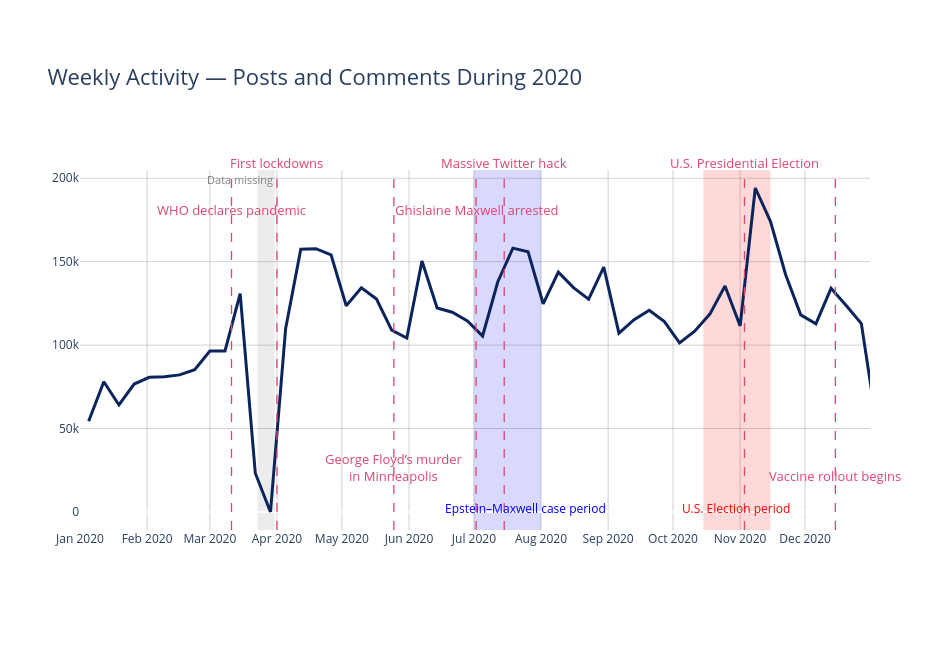

The code cell stored with this chart in its notebook:
### Code cell
import plotly.graph_objects as go
from datetime import datetime

fig = go.Figure()

# --- основна лінія ---
fig.add_trace(go.Scatter(
    x=weekly["created"],
    y=weekly["Total"],
    mode="lines",
    name="Total Activity",
    line=dict(color=colors[0], width=3)
))

# ========================
#   ПОВЕРНУТІ ПЕРІОДИ
# ========================

# --- missing data (gray) ---
fig.add_vrect(
    x0="2020-03-23", x1="2020-03-31",
    fillcolor="gray",
    opacity=0.15,
    layer="below",
    line_width=0,
    annotation_text="Data missing",
    annotation_position="top right",
    annotation_font=dict(size=11, color="gray")
)

# --- Epstein–Maxwell period (blue) ---
fig.add_vrect(
    x0="2020-07-01", x1="2020-08-01",
    fillcolor="blue",
    opacity=0.15,
    layer="below",
    line_width=0,
)

fig.add_annotation(
    x="2020-07-25",
    y=0.03, yref="paper",
    text="Epstein–Maxwell case period",
    showarrow=False,
    font=dict(size=12, color="blue"),
    yanchor="bottom"
)

# --- U.S. Election period (red) ---
fig.add_vrect(
    x0="2020-10-15", x1="2020-11-15",
    fillcolor="red",
    opacity=0.15,
    layer="below",
    line_width=0
)

fig.add_annotation(
    x="2020-10-30",
    y=0.03, yref="paper",
    text="U.S. Election period",
    showarrow=False,
    font=dict(size=12, color="red"),
    yanchor="bottom"
)

# ========================
#   ВЕРХНІ ПІДПИСИ ПОДІЙ
# ========================

event_positions = {
    "2020-03-11": ("WHO declares pandemic", 0.92),
    "2020-04-01": ("First lockdowns", 1.05),
    "2020-05-25": ("George Floyd’s murder<br>in Minneapolis", 0.12),
    "2020-07-02": ("Ghislaine Maxwell arrested", 0.92),
    "2020-07-15": ("Massive Twitter hack", 1.05),
    "2020-11-03": ("U.S. Presidential Election", 1.05),
    "2020-12-15": ("Vaccine rollout begins", 0.12),
}

for d, (label, ypos) in event_positions.items():

    ts = datetime.strptime(d, "%Y-%m-%d")

    # vertical line
    fig.add_vline(
        x=ts,
        line_width=1.3,
        line_dash="dash",
        line_color=colors[4]
    )

    # positioned annotation
    fig.add_annotation(
        x=ts,
        xref="x",
        y=ypos,
        yref="paper",
        text=label,
        showarrow=False,
        font=dict(size=13, color=colors[4]),
        align="center"
    )

# ========================
#   LAYOUT (A4)
# ========================

fig.update_layout(
    width=950,
    height=650,
    title="Weekly Activity — Posts and Comments During 2020",
    title_font_size=22,
    plot_bgcolor="white",

    margin=dict(l=80, r=80, t=170, b=120),

    xaxis=dict(
        type="date",
        dtick="M1",
        tickformat="%b %Y",
        showgrid=True,
        gridcolor="rgba(0,0,0,0.18)",
        range=["2020-01-01", "2020-12-31"]
    ),
    yaxis=dict(
        showgrid=True,
        gridcolor="rgba(0,0,0,0.18)"
    ),

    legend=dict(
        orientation="h",
        yanchor="bottom",
        y=1.02,
        xanchor="right",
        x=1
    )
)

fig.show()

### Figure 1 — Plotly figure (JSON) as saved in the notebook; plotly's stock layout.template omitted (floating-point values rounded to 4 significant figures)
{"data": [{"line": {"color": "#0b255c", "width": 3}, "mode": "lines", "name": "Total Activity", "type": "scatter", "x": ["2020-01-05T00:00:00", "2020-01-12T00:00:00", "2020-01-19T00:00:00", "2020-01-26T00:00:00", "2020-02-02T00:00:00", "2020-02-09T00:00:00", "2020-02-16T00:00:00", "2020-02-23T00:00:00", "2020-03-01T00:00:00", "2020-03-08T00:00:00", "2020-03-15T00:00:00", "2020-03-22T00:00:00", "2020-03-29T00:00:00", "2020-04-05T00:00:00", "2020-04-12T00:00:00", "2020-04-19T00:00:00", "2020-04-26T00:00:00", "2020-05-03T00:00:00", "2020-05-10T00:00:00", "2020-05-17T00:00:00", "2020-05-24T00:00:00", "2020-05-31T00:00:00", "2020-06-07T00:00:00", "2020-06-14T00:00:00", "2020-06-21T00:00:00", "2020-06-28T00:00:00", "2020-07-05T00:00:00", "2020-07-12T00:00:00", "2020-07-19T00:00:00", "2020-07-26T00:00:00", "2020-08-02T00:00:00", "2020-08-09T00:00:00", "2020-08-16T00:00:00", "2020-08-23T00:00:00", "2020-08-30T00:00:00", "2020-09-06T00:00:00", "2020-09-13T00:00:00", "2020-09-20T00:00:00", "2020-09-27T00:00:00", "2020-10-04T00:00:00", "2020-10-11T00:00:00", "2020-10-18T00:00:00", "2020-10-25T00:00:00", "2020-11-01T00:00:00", "2020-11-08T00:00:00", "2020-11-15T00:00:00", "2020-11-22T00:00:00", "2020-11-29T00:00:00", "2020-12-06T00:00:00", "2020-12-13T00:00:00", "2020-12-20T00:00:00", "2020-12-27T00:00:00", "2021-01-03T00:00:00"], "y": [54408, 78080, 64153, 76673, 80715, 81100, 82173, 85257, 96507, 96542, 130895, 23207, 0, 109828, 157439, 157821, 154086, 123581, 134411, 127598, 108946, 104292, 150369, 122300, 119694, 114518, 105467, 137836, 158115, 156000, 124772, 143737, 134489, 127524, 146766, 107204, 115262, 120928, 114096, 101292, 108383, 118594, 135456, 111536, 194161, 174216, 142334, 118115, 112776, 134059, 123758, 112945, 53146]}], "layout": {"annotations": [{"font": {"color": "gray", "size": 11}, "showarrow": false, "text": "Data missing", "x": "2020-03-31", "xanchor": "right", "xref": "x", "y": 1, "yanchor": "top", "yref": "y domain"}, {"font": {"color": "blue", "size": 12}, "showarrow": false, "text": "Epstein–Maxwell case period", "x": "2020-07-25", "y": 0.03, "yanchor": "bottom", "yref": "paper"}, {"font": {"color": "red", "size": 12}, "showarrow": false, "text": "U.S. Election period", "x": "2020-10-30", "y": 0.03, "yanchor": "bottom", "yref": "paper"}, {"align": "center", "font": {"color": "#de4571", "size": 13}, "showarrow": false, "text": "WHO declares pandemic", "x": "2020-03-11T00:00:00", "xref": "x", "y": 0.92, "yref": "paper"}, {"align": "center", "font": {"color": "#de4571", "size": 13}, "showarrow": false, "text": "First lockdowns", "x": "2020-04-01T00:00:00", "xref": "x", "y": 1.05, "yref": "paper"}, {"align": "center", "font": {"color": "#de4571", "size": 13}, "showarrow": false, "text": "George Floyd’s murder<br>in Minneapolis", "x": "2020-05-25T00:00:00", "xref": "x", "y": 0.12, "yref": "paper"}, {"align": "center", "font": {"color": "#de4571", "size": 13}, "showarrow": false, "text": "Ghislaine Maxwell arrested", "x": "2020-07-02T00:00:00", "xref": "x", "y": 0.92, "yref": "paper"}, {"align": "center", "font": {"color": "#de4571", "size": 13}, "showarrow": false, "text": "Massive Twitter hack", "x": "2020-07-15T00:00:00", "xref": "x", "y": 1.05, "yref": "paper"}, {"align": "center", "font": {"color": "#de4571", "size": 13}, "showarrow": false, "text": "U.S. Presidential Election", "x": "2020-11-03T00:00:00", "xref": "x", "y": 1.05, "yref": "paper"}, {"align": "center", "font": {"color": "#de4571", "size": 13}, "showarrow": false, "text": "Vaccine rollout begins", "x": "2020-12-15T00:00:00", "xref": "x", "y": 0.12, "yref": "paper"}], "height": 650, "legend": {"orientation": "h", "x": 1, "xanchor": "right", "y": 1.02, "yanchor": "bottom"}, "margin": {"b": 120, "l": 80, "r": 80, "t": 170}, "plot_bgcolor": "white", "shapes": [{"fillcolor": "gray", "layer": "below", "line": {"width": 0}, "opacity": 0.15, "type": "rect", "x0": "2020-03-23", "x1": "2020-03-31", "xref": "x", "y0": 0, "y1": 1, "yref": "y domain"}, {"fillcolor": "blue", "layer": "below", "line": {"width": 0}, "opacity": 0.15, "type": "rect", "x0": "2020-07-01", "x1": "2020-08-01", "xref": "x", "y0": 0, "y1": 1, "yref": "y domain"}, {"fillcolor": "red", "layer": "below", "line": {"width": 0}, "opacity": 0.15, "type": "rect", "x0": "2020-10-15", "x1": "2020-11-15", "xref": "x", "y0": 0, "y1": 1, "yref": "y domain"}, {"line": {"color": "#de4571", "dash": "dash", "width": 1.3}, "type": "line", "x0": "2020-03-11T00:00:00", "x1": "2020-03-11T00:00:00", "xref": "x", "y0": 0, "y1": 1, "yref": "y domain"}, {"line": {"color": "#de4571", "dash": "dash", "width": 1.3}, "type": "line", "x0": "2020-04-01T00:00:00", "x1": "2020-04-01T00:00:00", "xref": "x", "y0": 0, "y1": 1, "yref": "y domain"}, {"line": {"color": "#de4571", "dash": "dash", "width": 1.3}, "type": "line", "x0": "2020-05-25T00:00:00", "x1": "2020-05-25T00:00:00", "xref": "x", "y0": 0, "y1": 1, "yref": "y domain"}, {"line": {"color": "#de4571", "dash": "dash", "width": 1.3}, "type": "line", "x0": "2020-07-02T00:00:00", "x1": "2020-07-02T00:00:00", "xref": "x", "y0": 0, "y1": 1, "yref": "y domain"}, {"line": {"color": "#de4571", "dash": "dash", "width": 1.3}, "type": "line", "x0": "2020-07-15T00:00:00", "x1": "2020-07-15T00:00:00", "xref": "x", "y0": 0, "y1": 1, "yref": "y domain"}, {"line": {"color": "#de4571", "dash": "dash", "width": 1.3}, "type": "line", "x0": "2020-11-03T00:00:00", "x1": "2020-11-03T00:00:00", "xref": "x", "y0": 0, "y1": 1, "yref": "y domain"}, {"line": {"color": "#de4571", "dash": "dash", "width": 1.3}, "type": "line", "x0": "2020-12-15T00:00:00", "x1": "2020-12-15T00:00:00", "xref": "x", "y0": 0, "y1": 1, "yref": "y domain"}], "title": {"font": {"size": 22}, "text": "Weekly Activity — Posts and Comments During 2020"}, "width": 950, "xaxis": {"dtick": "M1", "gridcolor": "rgba(0, 0, 0, 0.18)", "range": ["2020-01-01", "2020-12-31"], "showgrid": true, "tickformat": "%b %Y", "type": "date"}, "yaxis": {"autorange": true, "gridcolor": "rgba(0, 0, 0, 0.18)", "range": [-10790.0, 204900.0], "showgrid": true, "type": "linear"}}}
